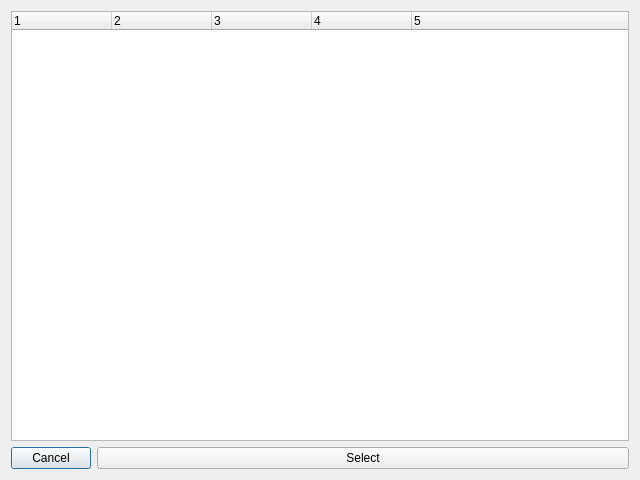
<?xml version="1.0" encoding="UTF-8"?>
<ui version="4.0">
 <class>QuickModDownloadSelectionDialog</class>
 <widget class="QDialog" name="QuickModDownloadSelectionDialog">
  <property name="geometry">
   <rect>
    <x>0</x>
    <y>0</y>
    <width>640</width>
    <height>480</height>
   </rect>
  </property>
  <property name="windowTitle">
   <string>Dialog</string>
  </property>
  <layout class="QGridLayout" name="gridLayout" columnstretch="0,1">
   <item row="1" column="0">
    <widget class="QPushButton" name="pushButton_2">
     <property name="text">
      <string>Cancel</string>
     </property>
    </widget>
   </item>
   <item row="0" column="0" colspan="2">
    <widget class="QTreeWidget" name="list">
     <property name="rootIsDecorated">
      <bool>false</bool>
     </property>
     <property name="columnCount">
      <number>5</number>
     </property>
     <column>
      <property name="text">
       <string notr="true">1</string>
      </property>
     </column>
     <column>
      <property name="text">
       <string notr="true">2</string>
      </property>
     </column>
     <column>
      <property name="text">
       <string notr="true">3</string>
      </property>
     </column>
     <column>
      <property name="text">
       <string notr="true">4</string>
      </property>
     </column>
     <column>
      <property name="text">
       <string notr="true">5</string>
      </property>
     </column>
    </widget>
   </item>
   <item row="1" column="1">
    <widget class="QPushButton" name="pushButton">
     <property name="text">
      <string>Select</string>
     </property>
    </widget>
   </item>
  </layout>
 </widget>
 <resources/>
 <connections>
  <connection>
   <sender>pushButton</sender>
   <signal>clicked()</signal>
   <receiver>QuickModDownloadSelectionDialog</receiver>
   <slot>accept()</slot>
   <hints>
    <hint type="sourcelabel">
     <x>114</x>
     <y>459</y>
    </hint>
    <hint type="destinationlabel">
     <x>98</x>
     <y>476</y>
    </hint>
   </hints>
  </connection>
  <connection>
   <sender>pushButton_2</sender>
   <signal>clicked()</signal>
   <receiver>QuickModDownloadSelectionDialog</receiver>
   <slot>reject()</slot>
   <hints>
    <hint type="sourcelabel">
     <x>66</x>
     <y>448</y>
    </hint>
    <hint type="destinationlabel">
     <x>79</x>
     <y>442</y>
    </hint>
   </hints>
  </connection>
 </connections>
</ui>
